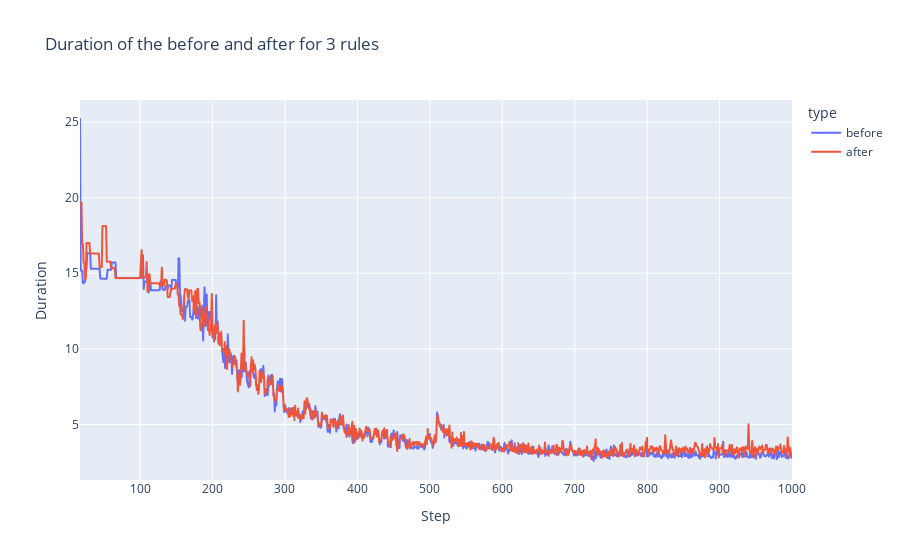
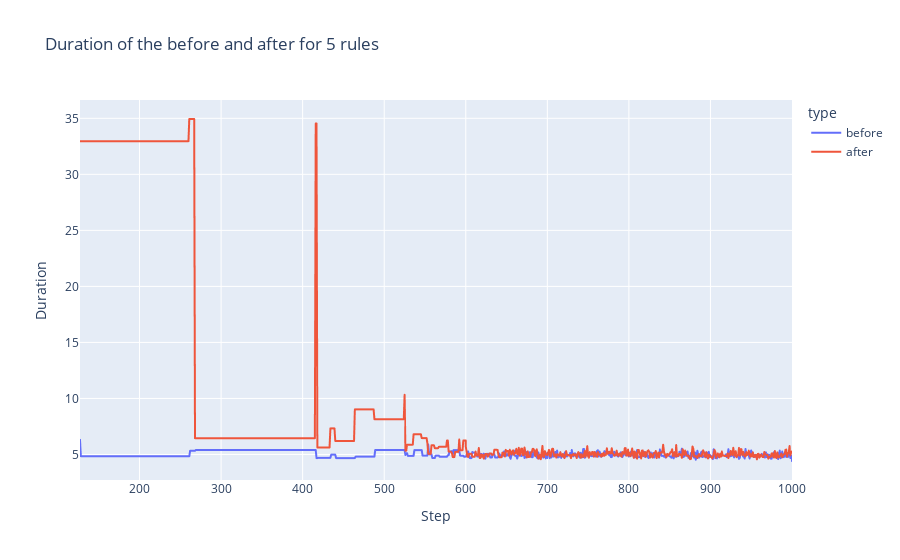
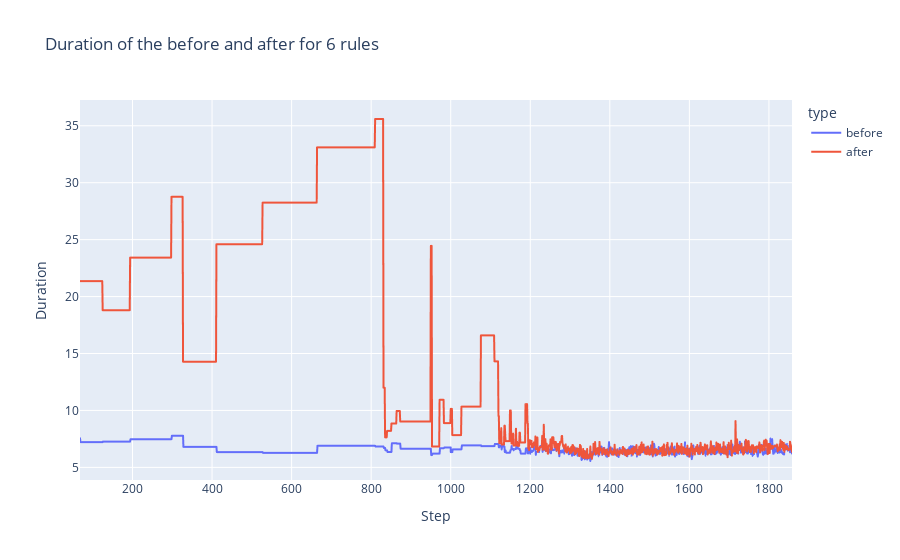
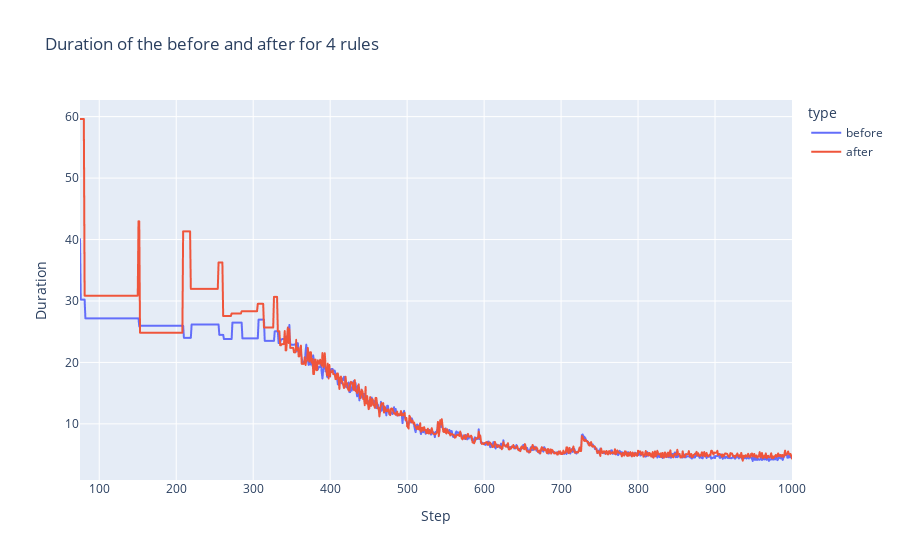

Source (notebook cell) for these figures, in order:
### Code cell
# make the line chart of the duration of the before and after for each environment
before_duration_df['num_rules'] = before_duration_df['env_name'].map(env_name_to_rules_num)
after_duration_df['num_rules'] = after_duration_df['env_name'].map(env_name_to_rules_num)
before_duration_df['type'] = 'before'
after_duration_df['type'] = 'after'
df = pd.concat([before_duration_df, after_duration_df])
# df = df[df['step']>900]
for num_rules in df['num_rules'].unique():
    # df.loc[df['num_rules'] == num_rules, 'value'] = df.loc[df['num_rules'] == num_rules, 'value'].rolling(window=100).mean()
    fig = px.line(df[df['num_rules']==num_rules], x='step', y='value', color='type', title=f'Duration of the before and after for {num_rules} rules', labels={'value': 'Duration', 'step': 'Step'})
    fig.show()

### Figure 1 — Plotly figure (JSON) as saved in the notebook; plotly's stock layout.template omitted (floating-point values rounded to 4 significant figures; data arrays with more than 128 entries replaced by an {"elided": "..."} marker saying what was removed)
{"data": [{"hovertemplate": "type=before<br>Step=%{x}<br>Duration=%{y}<extra></extra>", "legendgroup": "before", "line": {"color": "#636efa", "dash": "solid"}, "marker": {"symbol": "circle"}, "mode": "lines", "name": "before", "showlegend": true, "type": "scattergl", "x": {"elided": "985 int values"}, "xaxis": "x", "y": {"elided": "985 float values"}, "yaxis": "y"}, {"hovertemplate": "type=after<br>Step=%{x}<br>Duration=%{y}<extra></extra>", "legendgroup": "after", "line": {"color": "#EF553B", "dash": "solid"}, "marker": {"symbol": "circle"}, "mode": "lines", "name": "after", "showlegend": true, "type": "scattergl", "x": {"elided": "985 int values"}, "xaxis": "x", "y": {"elided": "985 float values"}, "yaxis": "y"}], "layout": {"legend": {"title": {"text": "type"}, "tracegroupgap": 0}, "title": {"text": "Duration of the before and after for 3 rules"}, "xaxis": {"anchor": "y", "domain": [0, 1], "title": {"text": "Step"}}, "yaxis": {"anchor": "x", "domain": [0, 1], "title": {"text": "Duration"}}}}

### Figure 2 — Plotly figure (JSON) as saved in the notebook; plotly's stock layout.template omitted (floating-point values rounded to 4 significant figures; data arrays with more than 128 entries replaced by an {"elided": "..."} marker saying what was removed)
{"data": [{"hovertemplate": "type=before<br>Step=%{x}<br>Duration=%{y}<extra></extra>", "legendgroup": "before", "line": {"color": "#636efa", "dash": "solid"}, "marker": {"symbol": "circle"}, "mode": "lines", "name": "before", "showlegend": true, "type": "scattergl", "x": {"elided": "875 int values"}, "xaxis": "x", "y": {"elided": "875 float values"}, "yaxis": "y"}, {"hovertemplate": "type=after<br>Step=%{x}<br>Duration=%{y}<extra></extra>", "legendgroup": "after", "line": {"color": "#EF553B", "dash": "solid"}, "marker": {"symbol": "circle"}, "mode": "lines", "name": "after", "showlegend": true, "type": "scattergl", "x": {"elided": "875 int values"}, "xaxis": "x", "y": {"elided": "875 float values"}, "yaxis": "y"}], "layout": {"legend": {"title": {"text": "type"}, "tracegroupgap": 0}, "title": {"text": "Duration of the before and after for 5 rules"}, "xaxis": {"anchor": "y", "domain": [0, 1], "title": {"text": "Step"}}, "yaxis": {"anchor": "x", "domain": [0, 1], "title": {"text": "Duration"}}}}

### Figure 3 — Plotly figure (JSON) as saved in the notebook; plotly's stock layout.template omitted (floating-point values rounded to 4 significant figures; data arrays with more than 128 entries replaced by an {"elided": "..."} marker saying what was removed)
{"data": [{"hovertemplate": "type=before<br>Step=%{x}<br>Duration=%{y}<extra></extra>", "legendgroup": "before", "line": {"color": "#636efa", "dash": "solid"}, "marker": {"symbol": "circle"}, "mode": "lines", "name": "before", "showlegend": true, "type": "scattergl", "x": {"elided": "1791 int values"}, "xaxis": "x", "y": {"elided": "1791 float values"}, "yaxis": "y"}, {"hovertemplate": "type=after<br>Step=%{x}<br>Duration=%{y}<extra></extra>", "legendgroup": "after", "line": {"color": "#EF553B", "dash": "solid"}, "marker": {"symbol": "circle"}, "mode": "lines", "name": "after", "showlegend": true, "type": "scattergl", "x": {"elided": "1791 int values"}, "xaxis": "x", "y": {"elided": "1791 float values"}, "yaxis": "y"}], "layout": {"legend": {"title": {"text": "type"}, "tracegroupgap": 0}, "title": {"text": "Duration of the before and after for 6 rules"}, "xaxis": {"anchor": "y", "domain": [0, 1], "title": {"text": "Step"}}, "yaxis": {"anchor": "x", "domain": [0, 1], "title": {"text": "Duration"}}}}

### Figure 4 — Plotly figure (JSON) as saved in the notebook; plotly's stock layout.template omitted (floating-point values rounded to 4 significant figures; data arrays with more than 128 entries replaced by an {"elided": "..."} marker saying what was removed)
{"data": [{"hovertemplate": "type=before<br>Step=%{x}<br>Duration=%{y}<extra></extra>", "legendgroup": "before", "line": {"color": "#636efa", "dash": "solid"}, "marker": {"symbol": "circle"}, "mode": "lines", "name": "before", "showlegend": true, "type": "scattergl", "x": {"elided": "927 int values"}, "xaxis": "x", "y": {"elided": "927 float values"}, "yaxis": "y"}, {"hovertemplate": "type=after<br>Step=%{x}<br>Duration=%{y}<extra></extra>", "legendgroup": "after", "line": {"color": "#EF553B", "dash": "solid"}, "marker": {"symbol": "circle"}, "mode": "lines", "name": "after", "showlegend": true, "type": "scattergl", "x": {"elided": "927 int values"}, "xaxis": "x", "y": {"elided": "927 float values"}, "yaxis": "y"}], "layout": {"legend": {"title": {"text": "type"}, "tracegroupgap": 0}, "title": {"text": "Duration of the before and after for 4 rules"}, "xaxis": {"anchor": "y", "domain": [0, 1], "title": {"text": "Step"}}, "yaxis": {"anchor": "x", "domain": [0, 1], "title": {"text": "Duration"}}}}
